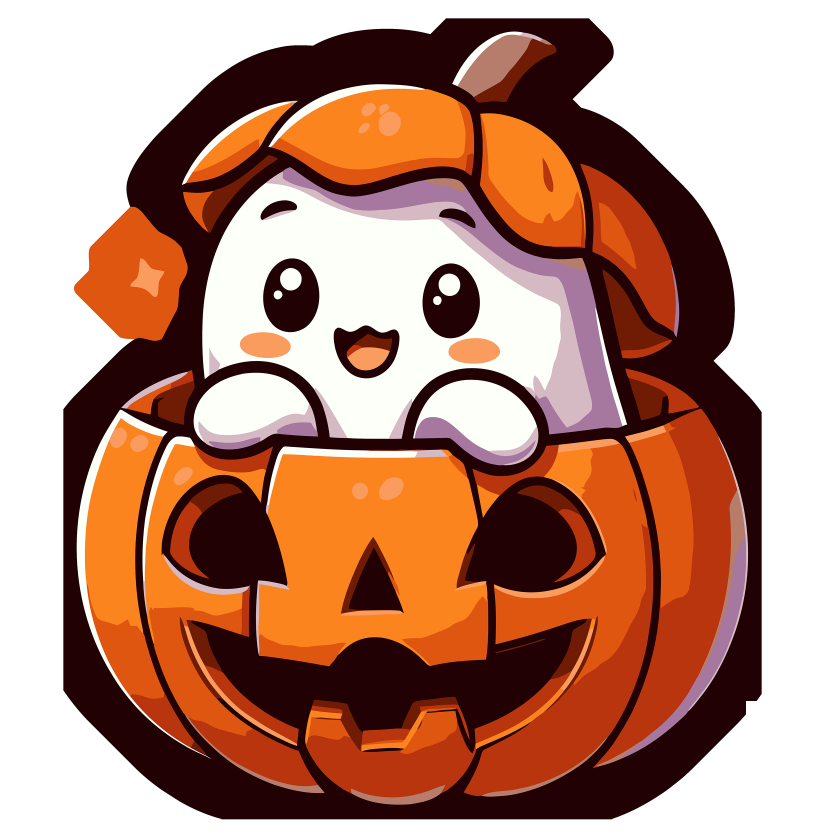
#> input picture vision_class/fg_img.png, 2500 x 2500 px (shown at 1/3 size)
$ python BaseIP.py
#> lines starting #> are read from the running program, lines starting #| are printed output that depends on the picture
import cv2
import numpy as np
# import  enum
class BaseIP:
    def __init__(self,path,output_path,windowname) -> None:
#> called with path = './fg_img.png', output_path = './b_changed.png', windowname = 'b'
        self.path=path
        self.outputpath=output_path
        self.img=cv2.imread(self.path,cv2.IMREAD_UNCHANGED)
#> self.img is the input picture: shape (2500, 2500, 4); mean B, G, R, A 117.2, 135.9, 181.9, 148.2
        self.windowname=windowname
        self.pos_x=0
        self.pos_y=0
        self.angle=0

    def ImRead(self,path):
        self.img=cv2.imread(path,cv2.IMREAD_UNCHANGED)


    def ImWrite(self,output_path,img):
        cv2.imwrite(output_path,img)
        print("saved image {}" % output_path)


    def Imshow(self,img,windowname):
        cv2.namedWindow(windowname,cv2.WINDOW_NORMAL)
        cv2.imshow(windowname,img)
        cv2.waitKey(0)

    def resize(self, img, scale):
        print("start resize")
        width = int(img.shape[1] * scale)
        height = int(img.shape[0] * scale)
        print("end resize")
        return cv2.resize(img, (width, height))


    def copyMakeBorder(self, img, top, bottom, left, right, value=[255, 255, 255]):
        return cv2.copyMakeBorder(img, top, bottom, left, right, borderType=cv2.BORDER_CONSTANT, value=value)

    def removeBorder(self, img, top, bottom, left, right):
        height, width = img.shape[:2]
        return img[top:height-bottom, left:width-right]

    def shift_pos(self,img,pos_x,pos_y):
#> called with pos_x = 200, pos_y = 200
        rows,cols,ch=img.shape
#> rows = 2500; cols = 2500; ch = 4
        # [4 lines of commented-out code are left out]
        M = np.float32([[1, 0, pos_x - self.pos_x], [0, 1, pos_y - self.pos_y]])
        self.pos_x=pos_x
        self.pos_y=pos_y
        new_cols = cols + abs(pos_x - self.pos_x)
#> new_cols = 2500
        new_rows = rows + abs(pos_y - self.pos_y)
#> new_rows = 2500
            # M=np.float32([[1,0,pos_x],[0,1,pos_y]])
        dst=cv2.warpAffine(img,M,(new_cols, new_rows),borderMode=cv2.BORDER_WRAP, borderValue=(255, 255, 255))
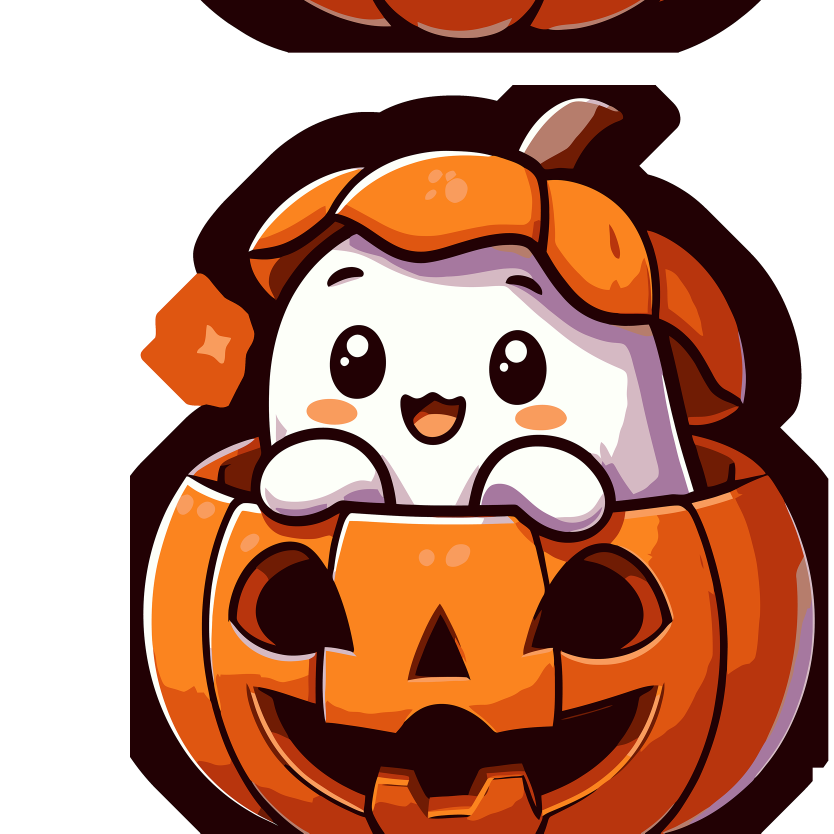
#> dst: shape (2500, 2500, 4) (shown at 1/3 size); mean B, G, R, A 117.2, 135.9, 181.9, 148.2
        return dst

    def rotate(self,img,angle):
        rows,cols,ch=img.shape
        M=cv2.getRotationMatrix2D((cols/2,rows/2),angle-self.angle,1)
        self.angle=angle
        dst=cv2.warpAffine(img,M,(cols,rows))
        return dst

        # pass

if __name__=="__main__":
    # img1=BaseIP("./a.jpg","./a_changed.png","a")
    img2=BaseIP("./fg_img.png","./b_changed.png","b")
    # [4 lines of commented-out code are left out]
    img2.Imshow(img2.shift_pos(img2.img,200,200),"aa")

$ run again, with vision_class/bg_img.jpg saved as vision_class/fg_img.png
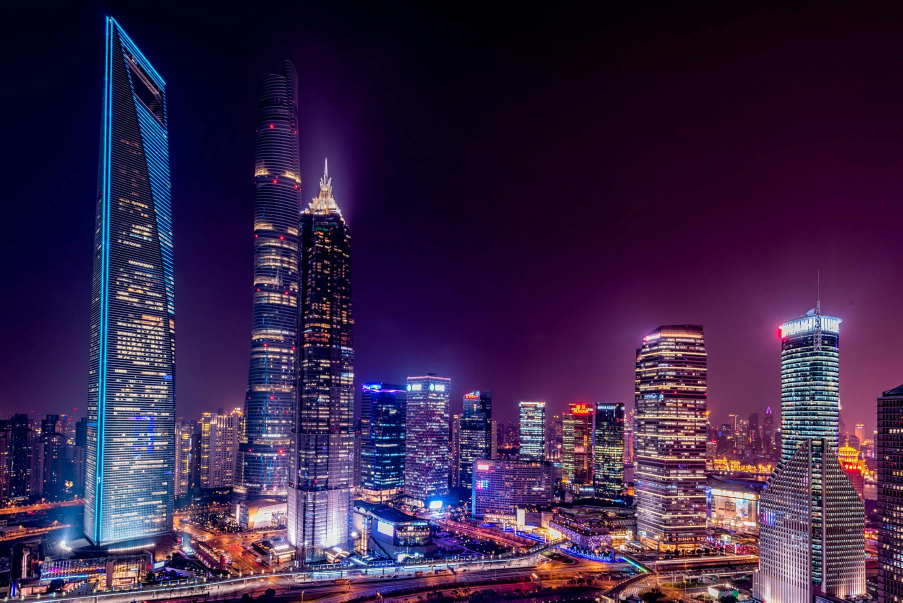
#> input picture vision_class/bg_img.jpg, 1805 x 1205 px (shown at 1/2 size)
#> in __init__, self.img is the input picture: shape (1205, 1805, 3); mean B, G, R 71.6, 36.4, 56.9
#> in shift_pos, `dst=cv2.warpAffine(img,M,(new_cols, new_rows),borderMode=cv2.BORDER_WR..`:
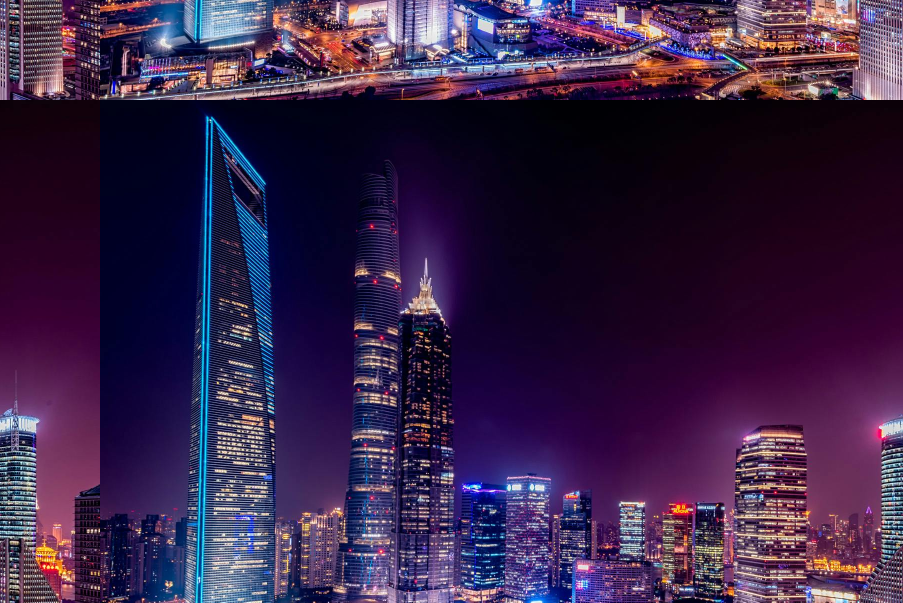
#> dst: shape (1205, 1805, 3) (shown at 1/2 size); mean B, G, R 71.6, 36.4, 56.9
